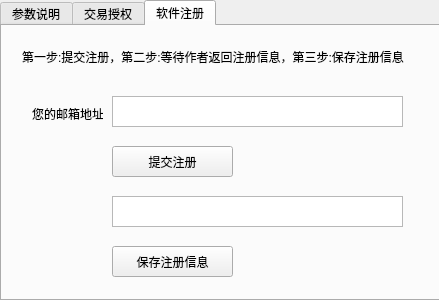
<?xml version="1.0" encoding="UTF-8"?>
<ui version="4.0">
 <class>obj_sys_related</class>
 <widget class="QDialog" name="obj_sys_related">
  <property name="windowModality">
   <enum>Qt::WindowModal</enum>
  </property>
  <property name="geometry">
   <rect>
    <x>0</x>
    <y>0</y>
    <width>439</width>
    <height>300</height>
   </rect>
  </property>
  <property name="windowTitle">
   <string>系统相关</string>
  </property>
  <widget class="QTabWidget" name="tab_sys_related">
   <property name="geometry">
    <rect>
     <x>0</x>
     <y>0</y>
     <width>441</width>
     <height>301</height>
    </rect>
   </property>
   <property name="currentIndex">
    <number>2</number>
   </property>
   <widget class="QWidget" name="tab_params">
    <attribute name="title">
     <string>参数说明</string>
    </attribute>
    <widget class="QTextEdit" name="textEdit">
     <property name="geometry">
      <rect>
       <x>0</x>
       <y>0</y>
       <width>441</width>
       <height>281</height>
      </rect>
     </property>
    </widget>
   </widget>
   <widget class="QWidget" name="tab_authorize">
    <attribute name="title">
     <string>交易授权</string>
    </attribute>
    <widget class="QTabWidget" name="tabWidget_2">
     <property name="geometry">
      <rect>
       <x>0</x>
       <y>0</y>
       <width>441</width>
       <height>281</height>
      </rect>
     </property>
     <property name="currentIndex">
      <number>0</number>
     </property>
     <widget class="QWidget" name="tab_huobi">
      <attribute name="title">
       <string>Huobi</string>
      </attribute>
      <widget class="QLabel" name="label">
       <property name="geometry">
        <rect>
         <x>30</x>
         <y>60</y>
         <width>61</width>
         <height>16</height>
        </rect>
       </property>
       <property name="text">
        <string>Access Key</string>
       </property>
      </widget>
      <widget class="QLabel" name="label_2">
       <property name="geometry">
        <rect>
         <x>30</x>
         <y>110</y>
         <width>61</width>
         <height>16</height>
        </rect>
       </property>
       <property name="text">
        <string>Secret Key</string>
       </property>
      </widget>
      <widget class="QTextEdit" name="txt_access_key">
       <property name="geometry">
        <rect>
         <x>110</x>
         <y>50</y>
         <width>291</width>
         <height>31</height>
        </rect>
       </property>
      </widget>
      <widget class="QTextEdit" name="txt_secret_key">
       <property name="geometry">
        <rect>
         <x>110</x>
         <y>100</y>
         <width>291</width>
         <height>31</height>
        </rect>
       </property>
      </widget>
      <widget class="QPushButton" name="btn_authorize">
       <property name="geometry">
        <rect>
         <x>110</x>
         <y>150</y>
         <width>121</width>
         <height>31</height>
        </rect>
       </property>
       <property name="text">
        <string>确认</string>
       </property>
      </widget>
     </widget>
     <widget class="QWidget" name="tab_okex">
      <attribute name="title">
       <string>OKEx</string>
      </attribute>
     </widget>
    </widget>
   </widget>
   <widget class="QWidget" name="tab_register">
    <attribute name="title">
     <string>软件注册</string>
    </attribute>
    <widget class="QLabel" name="label_3">
     <property name="geometry">
      <rect>
       <x>30</x>
       <y>80</y>
       <width>71</width>
       <height>16</height>
      </rect>
     </property>
     <property name="text">
      <string>您的邮箱地址</string>
     </property>
    </widget>
    <widget class="QTextEdit" name="txt_mail_address">
     <property name="geometry">
      <rect>
       <x>110</x>
       <y>70</y>
       <width>291</width>
       <height>31</height>
      </rect>
     </property>
    </widget>
    <widget class="QPushButton" name="btn_register">
     <property name="geometry">
      <rect>
       <x>110</x>
       <y>120</y>
       <width>121</width>
       <height>31</height>
      </rect>
     </property>
     <property name="text">
      <string>提交注册</string>
     </property>
    </widget>
    <widget class="QPushButton" name="btn_save_registration_info">
     <property name="geometry">
      <rect>
       <x>110</x>
       <y>220</y>
       <width>121</width>
       <height>31</height>
      </rect>
     </property>
     <property name="text">
      <string>保存注册信息</string>
     </property>
    </widget>
    <widget class="QTextEdit" name="txt_registration_info">
     <property name="geometry">
      <rect>
       <x>110</x>
       <y>170</y>
       <width>291</width>
       <height>31</height>
      </rect>
     </property>
    </widget>
    <widget class="QLabel" name="label_4">
     <property name="geometry">
      <rect>
       <x>20</x>
       <y>20</y>
       <width>401</width>
       <height>21</height>
      </rect>
     </property>
     <property name="text">
      <string>第一步:提交注册，第二步:等待作者返回注册信息，第三步:保存注册信息</string>
     </property>
    </widget>
   </widget>
  </widget>
 </widget>
 <resources/>
 <connections/>
</ui>
